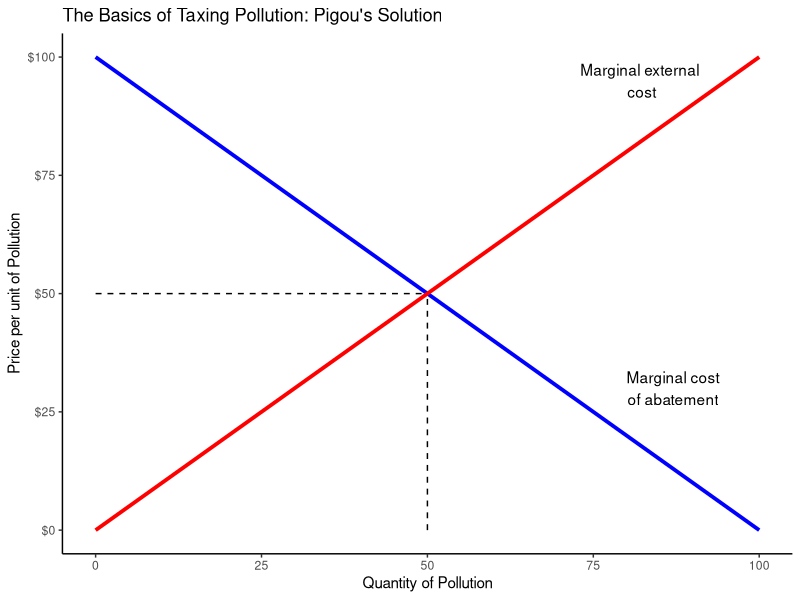
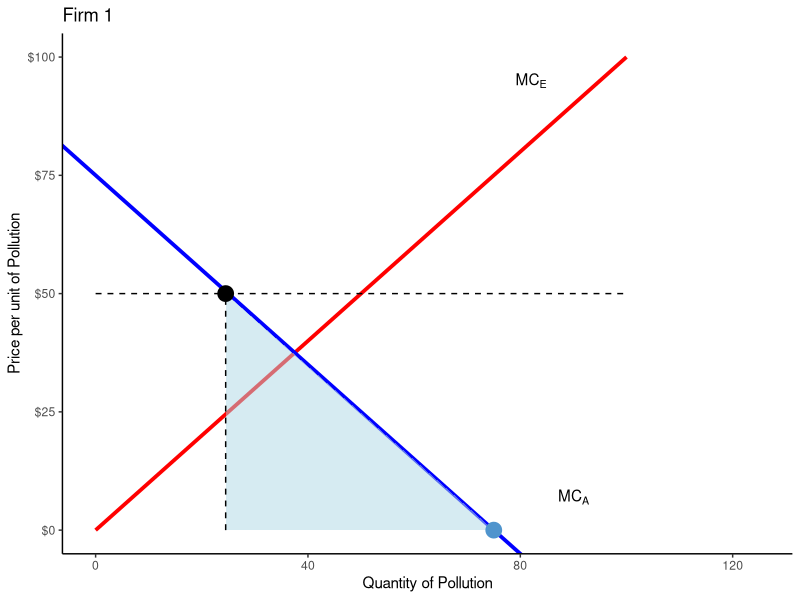
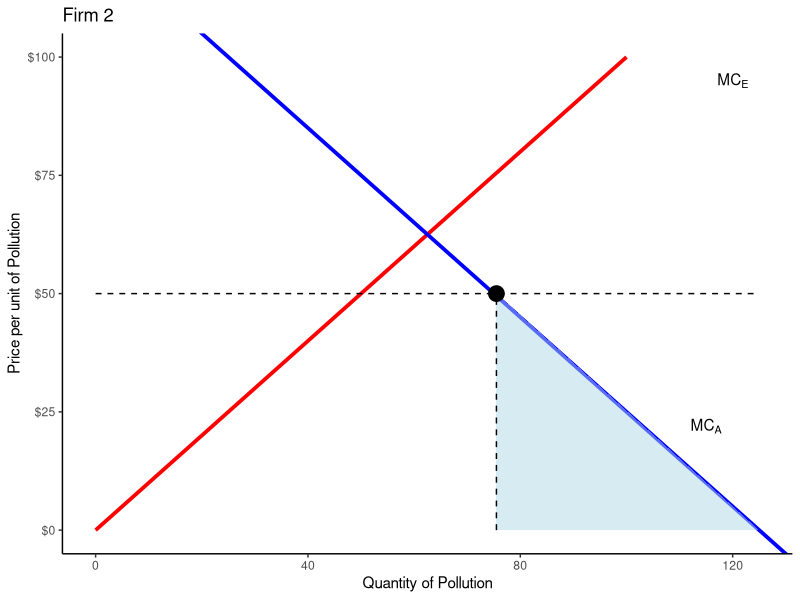
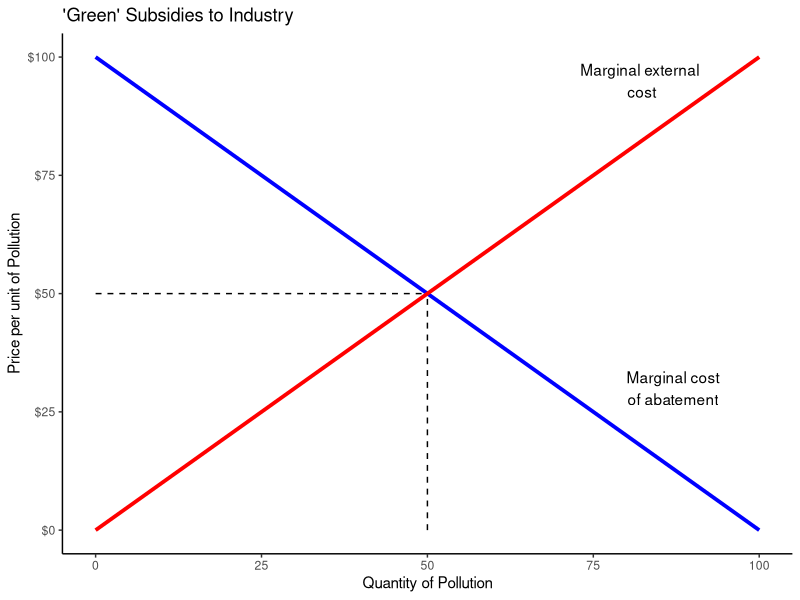
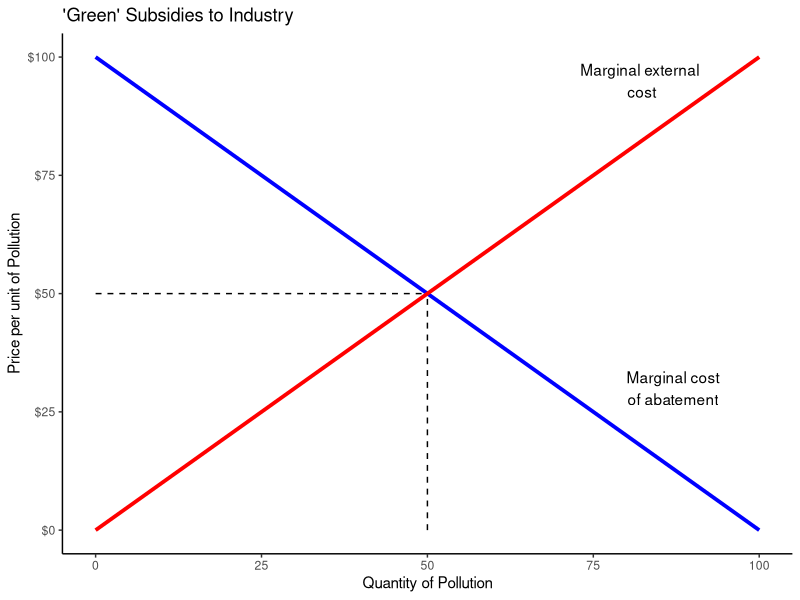

Source code (R) for these figures, in order: (Note: this script raises an error after producing the figures.)
## ---- chunk 1
##xaringan::inf_mr()
## For offline work: https://bookdown.org/yihui/rmarkdown/some-tips.html#working-offline
## Images not appearing? Put images folder inside the libs folder as that is the main data directory

library(tidyverse)
library(readxl)
##library(stargazer)
##library(kableExtra)
##library(modelr)

knitr::opts_chunk$set(echo = FALSE,
                      eval = TRUE,
                      error = FALSE,
                      message = FALSE,
                      warning = FALSE,
                      comment = NA)

library(gganimate)
## ---- chunk 2
## Let's build supply and demand curves that move with regulations increasing MC
## Have to install transformr for lines moving
library(gganimate)

d1 <- tibble(
  Quantity = 1:100,
  Supply1 = 12 + .5*Quantity,
  Supply2 = 42 + .5*Quantity,
  Demand = 100 - 1*Quantity
) |>
  pivot_longer(cols = Supply1:Supply2, names_to = "Scenario", values_to = "Value")

d1 |>
  ggplot(aes(x = Quantity)) +
  geom_line(aes(y = Demand), color = "red", size = 1.2) +
  geom_line(aes(y = Value), color = "blue", size = 1.2) +
  theme_classic() +
  coord_cartesian(xlim = c(0, 125)) +
  scale_x_continuous(breaks = seq(0, 100, 20)) +
  scale_y_continuous(breaks = seq(0, 100, 20), limits = c(0, 100)) +
  labs(x = "Quantity Produced", y = "Price per Widget",
       title = "C&C Regulations: Increasing the MCs") +
  annotate("text", x = 115, y = 5, label = "Demand", size = 5, color = "red", hjust = .5) +
  annotate("text", x = 119, y = 80, label = "Marginal\nCost", size = 5, color = "blue", hjust = .5) +
  transition_states(Scenario, wrap=FALSE) +
  shadow_wake(wake_length = .5, colour = "grey")
## ---- chunk 3
tibble(
  Abatement_cost = 0:100,
  Pollution = 0:100
) |>
  ggplot(aes(x = Pollution, y = Abatement_cost)) +
  geom_point(color = "white") +
  theme_classic() +
  scale_y_continuous(breaks = seq(0, 100, 25), labels = str_c("$", seq(0, 100, 25))) +
  labs(x = "Quantity of Pollution", y = "Price per unit of Pollution") +
  annotate("segment", x = 0, xend = 100, y = 100, yend = 0, color = "blue", size = 1.3) +
  annotate("text", x = 87, y = 30, label = "Marginal cost\nof abatement") +
  annotate("segment", x = 0, xend = 100, y = 0, yend = 100, color = "red", size = 1.3) +
  annotate("text", x = 82, y = 95, label = "Marginal external\n cost") +
  annotate("segment", x = 50, xend = 50, y = 0, yend = 50, linetype = "dashed") +
  annotate("segment", x = 0, xend = 50, y = 50, yend = 50, linetype = "dashed") +
  ggtitle("The Basics of Taxing Pollution: Pigou's Solution")
## ---- chunk 4
## Niskanen examples in Fig 2a and 2b
## Green tax approach: $50 tax
p3 <- tibble(
  Abatement_cost = 0:100,
  Pollution = 0:100
) |>
  ggplot(aes(x = Pollution, y = Abatement_cost)) +
  geom_point(color = "white") +
  theme_classic() +
  #coord_cartesian(xlim = c(0, 125)) +
  #scale_x_continuous(breaks = seq(0, 100, 25), limits = c(0,100)) +
  scale_y_continuous(breaks = seq(0, 100, 25), labels = str_c("$", seq(0, 100, 25))) +
  labs(x = "Quantity of Pollution", y = "Price per unit of Pollution") 

p4a <- p3 +
  annotate("segment", x = 0, xend = 100, y = 0, yend = 100, color = "red", size = 1.3) +
  annotate("text", x = 82, y = 95, label = "MC[E]", parse=TRUE) +
  geom_abline(intercept = 75, slope = -1, color = "blue", size = 1.3) +
  annotate("text", x = 90, y = 7, label = "MC[A]", parse=TRUE) +
  ggtitle("Firm 1") +
  coord_cartesian(xlim = c(0, 125))

p4a +
  annotate("polygon", x = c(24.5, 75, 24.5), y = c(0, 0, 50), fill = "lightblue", alpha = .5) +
  annotate("point", x = 75, y = 0, size = 5, color = "steelblue3") +
  annotate("segment", x = 0, xend = 100, y = 50, yend = 50, linetype = "dashed") +
  annotate("point", x = 24.5, y = 50, size = 5) +
  annotate("segment", x = 24.5, xend = 24.5, y = 0, yend = 50, linetype = "dashed")
## ---- chunk 5
p4b <- p3 +
  annotate("segment", x = 0, xend = 100, y = 0, yend = 100, color = "red", size = 1.3) +
  annotate("text", x = 120, y = 95, label = "MC[E]", parse=TRUE) +
  geom_abline(intercept = 125, slope = -1, color = "blue", size = 1.3) +
  annotate("text", x = 115, y = 22, label = "MC[A]", parse=TRUE) +
  ggtitle("Firm 2") +
  coord_cartesian(xlim = c(0, 125))

p4b +
  annotate("polygon", x = c(75.5, 125, 75.5), y = c(0, 0, 50), fill = "lightblue", alpha = .5) +
  annotate("point", x = 75.5, y = 50, size = 5) +
  annotate("segment", x = 0, xend = 125, y = 50, yend = 50, linetype = "dashed") +
  annotate("segment", x = 75.5, xend = 75.5, y = 0, yend = 50, linetype = "dashed")
## ---- chunk 6
## ANIMATED: Falling Abatement Costs
d2 <- tibble(
  Quantity = 1:100,
  Abatement_cost1 = 100 + -1*Quantity,
  Abatement_cost2 = 80 + -1*Quantity,
  External_cost = 0 + 1*Quantity
) |>
  pivot_longer(cols = Abatement_cost1:Abatement_cost2, names_to = "Scenario", values_to = "Value") |>
  mutate(
    Emitted = if_else(Scenario == "Abatement_cost1", 50, 29),
    Taxed = 50
  )

d2 |>
  ggplot(aes(x = Quantity)) +
  geom_line(aes(y = External_cost), color = "red", size = 1.2) +
  geom_line(aes(y = Value), color = "blue", size = 1.2) +
  theme_classic() +
  #coord_cartesian(xlim = c(0, 125)) +
  scale_x_continuous(limits = c(0, 100)) +
  scale_y_continuous(breaks = seq(0, 100, 25), labels = str_c("$", seq(0, 100, 25)), limits = c(0, 100)) +
  labs(x = "Quantity of Pollution", y = "Price per unit of Pollution",
       title = "Lowering your abatements costs...") +
  annotate("segment", x = 0, xend = 100, y = 50, yend = 50, linetype = "dashed") +
  annotate("text", x = 87, y = 30, label = "Marginal cost\nof abatement") +
  annotate("text", x = 82, y = 95, label = "Marginal external\n cost") +
  transition_states(Scenario, wrap=FALSE) +
  #shadow_wake(wake_length = .25, colour = "grey") +
  geom_segment(aes(x = Emitted, xend = Emitted, y = 0, yend = Taxed), linetype = "dashed") +
  geom_point(aes(x = Emitted, y = Taxed), size = 5) +
  geom_point(aes(x = Emitted, y = Emitted), size = 5)
  # annotate("segment", x = 50, xend = 50, y = 0, yend = 50, linetype = "dashed") +
  # annotate("segment", x = 29, xend = 29, y = 0, yend = 50, linetype = "dashed")
## ---- chunk 7
## ANIMATED: Falling MC
d1 <- tibble(
  Quantity = 1:100,
  Supply1 = 42 + .5*Quantity,
  Supply2 = 22 + .5*Quantity,
  Demand = 100 - 1*Quantity
) |>
  pivot_longer(cols = Supply1:Supply2, names_to = "Scenario", values_to = "Value")

d1 |>
  ggplot(aes(x = Quantity)) +
  geom_line(aes(y = Demand), color = "red", size = 1.2) +
  geom_line(aes(y = Value), color = "blue", size = 1.2) +
  theme_classic() +
  coord_cartesian(xlim = c(0, 125)) +
  scale_x_continuous(breaks = seq(0, 100, 20)) +
  scale_y_continuous(breaks = seq(0, 100, 20), limits = c(0, 100)) +
  labs(x = "Quantity Produced", y = "Price per Widget",
       title = "...lowers your marginal costs overall") +
  annotate("text", x = 115, y = 5, label = "Demand", size = 5, color = "red", hjust = .5) +
  annotate("text", x = 119, y = 85, label = "Supply\n(MC)", size = 5, color = "blue", hjust = .5) +
  transition_states(Scenario, wrap=FALSE) #+
  #shadow_wake(wake_length = .5, colour = "grey")
## ---- chunk 8
tibble(
  Abatement_cost = 0:100,
  Pollution = 0:100
) |>
  ggplot(aes(x = Pollution, y = Abatement_cost)) +
  geom_point(color = "white") +
  theme_classic() +
  scale_y_continuous(breaks = seq(0, 100, 25), labels = str_c("$", seq(0, 100, 25))) +
  labs(x = "Quantity of Pollution", y = "Price per unit of Pollution") +
  annotate("segment", x = 0, xend = 100, y = 100, yend = 0, color = "blue", size = 1.3) +
  annotate("text", x = 87, y = 30, label = "Marginal cost\nof abatement") +
  annotate("segment", x = 0, xend = 100, y = 0, yend = 100, color = "red", size = 1.3) +
  annotate("text", x = 82, y = 95, label = "Marginal external\n cost") +
  annotate("segment", x = 50, xend = 50, y = 0, yend = 50, linetype = "dashed") +
  annotate("segment", x = 0, xend = 50, y = 50, yend = 50, linetype = "dashed") +
  ggtitle("'Green' Subsidies to Industry")
## ---- chunk 9
## ANIMATED: Falling Abatement Costs
d3 <- tibble(
  Quantity = 1:100,
  Abatement_cost1 = 100 + -1*Quantity,
  Abatement_cost2 = 70 + -1*Quantity,
  External_cost = 0 + 1*Quantity
) |>
  pivot_longer(cols = Abatement_cost1:Abatement_cost2, names_to = "Scenario", values_to = "Value") |>
  mutate(
    Emitted = if_else(Scenario == "Abatement_cost1", 50, 35)
  )

d3 |>
  ggplot(aes(x = Quantity)) +
  geom_line(aes(y = External_cost), color = "red", size = 1.2) +
  geom_line(aes(y = Value), color = "blue", size = 1.2) +
  theme_classic() +
  scale_x_continuous(limits = c(0, 100)) +
  scale_y_continuous(breaks = seq(0, 100, 25), labels = str_c("$", seq(0, 100, 25)), limits = c(0, 100)) +
  labs(x = "Quantity of Pollution", y = "Price per unit of Pollution",
       title = "Green subsidies directly lower the abatement costs") +
  annotate("text", x = 87, y = 30, label = "Marginal cost\nof abatement") +
  annotate("text", x = 82, y = 95, label = "Marginal external\n cost") +
  transition_states(Scenario, wrap=FALSE) +
  #shadow_wake(wake_length = .05, colour = "grey") +
  geom_segment(aes(x = 0, xend = Emitted, y = Emitted, yend = Emitted), linetype = "dashed") +
  geom_segment(aes(x = Emitted, xend = Emitted, y = 0, yend = Emitted), linetype = "dashed") +
  geom_point(aes(x = Emitted, y = Emitted), size = 5)
## ---- chunk 10
tibble(
  Abatement_cost = 0:100,
  Pollution = 0:100
) |>
  ggplot(aes(x = Pollution, y = Abatement_cost)) +
  geom_point(color = "white") +
  theme_classic() +
  scale_y_continuous(breaks = seq(0, 100, 25), labels = str_c("$", seq(0, 100, 25))) +
  labs(x = "Quantity of Pollution", y = "Price per unit of Pollution") +
  annotate("segment", x = 0, xend = 100, y = 100, yend = 0, color = "blue", size = 1.3) +
  annotate("text", x = 87, y = 30, label = "Marginal cost\nof abatement") +
  annotate("segment", x = 0, xend = 100, y = 0, yend = 100, color = "red", size = 1.3) +
  annotate("text", x = 82, y = 95, label = "Marginal external\n cost") +
  annotate("segment", x = 50, xend = 50, y = 0, yend = 50, linetype = "dashed") +
  annotate("segment", x = 0, xend = 50, y = 50, yend = 50, linetype = "dashed") +
  ggtitle("'Green' Subsidies to Industry")
## ---- chunk 11
## Dirty Firm: Animate decreasing demand line
library(gganimate)

d10a <- tibble(
  Quantity = 1:100,
  Demand1 = 100 - 1*Quantity,
  Demand2 = 80 - 1*Quantity,
  Supply = 0 + 1*Quantity
) |>
  pivot_longer(cols = Demand1:Demand2, names_to = "Scenario", values_to = "Value")

d10a |>
  ggplot(aes(x = Quantity)) +
  annotate("segment", x = 0, xend = 100, y = 100, yend = 0, color = "darkgrey", size = 1.25) +
  geom_line(aes(y = Value), color = "red", size = 1.2) +
  geom_line(aes(y = Supply), color = "blue", size = 1.2) +
  theme_classic() +
  coord_cartesian(xlim = c(0, 125)) +
  scale_x_continuous(breaks = seq(0, 100, 20)) +
  scale_y_continuous(breaks = seq(0, 100, 20), limits = c(0, 100)) +
  labs(x = "Quantity Produced", y = "Price per Widget",
       title = "Leaving a Dirty Firm Behind") +
  annotate("text", x = 115, y = 5, label = "Demand", size = 5, color = "red", hjust = .5) +
  annotate("text", x = 119, y = 85, label = "Supply\n(MC)", size = 5, color = "blue", hjust = .5) +
  transition_states(Scenario, wrap=FALSE)
## ---- chunk 12
## Cleaner Firm: Animate increasing demand line
d10b <- tibble(
  Quantity = 1:100,
  Demand1 = 100 - 1*Quantity,
  Demand2 = 120 - 1*Quantity,
  Supply = 0 + 1*Quantity
) |>
  pivot_longer(cols = Demand1:Demand2, names_to = "Scenario", values_to = "Value")

d10b |>
  ggplot(aes(x = Quantity)) +
  annotate("segment", x = 0, xend = 100, y = 100, yend = 0, color = "darkgrey", size = 1.25) +
  geom_line(aes(y = Value), color = "red", size = 1.2) +
  geom_line(aes(y = Supply), color = "blue", size = 1.2) +
  theme_classic() +
  coord_cartesian(xlim = c(0, 125)) +
  scale_x_continuous(breaks = seq(0, 100, 20)) +
  scale_y_continuous(breaks = seq(0, 100, 20), limits = c(0, 100)) +
  labs(x = "Quantity Produced", y = "Price per Widget",
       title = "Boosting a Clean Firm") +
  annotate("text", x = 115, y = 5, label = "Demand", size = 5, color = "red", hjust = .5) +
  annotate("text", x = 119, y = 85, label = "Supply\n(MC)", size = 5, color = "blue", hjust = .5) +
  transition_states(Scenario, wrap=FALSE)
## ---- chunk 13
knitr::include_graphics('libs/Images/12-1-consumers_v2.png')
## ---- chunk 14
knitr::include_graphics('libs/Images/12-1-manufacturing_v2.png')
## ---- chunk 15
knitr::include_graphics('libs/Images/12-1-Borenstein2016-FigA.png')
## ---- chunk 16
knitr::include_graphics('libs/Images/12-1-Borenstein2016-FigC.png')
## ---- chunk 17
## Non-refundable $1,000 Credit
nonref <- tibble(
  Policy = "Non-refundable",
  Taxes = seq(0, 2000, 100),
  Subsidy = 1000
  ) |>
  mutate(
    Net = if_else(Taxes - Subsidy < 0, Taxes, Subsidy)
  )

nonref |>
  ggplot(aes(x = Taxes, y = Net)) +
  geom_line(color = "red", size = 1.2) +
  labs(x = "Taxes Owed ($)", y = "Subsidy Received ($)",
       title = "Hypothetical $1k 'Green' Subsidy'") +
  theme_minimal() +
  annotate("text", x = 1800, y = 900, label = "Non-Refundable", color = "red")
## ---- chunk 18
## Non-refundable $1,000 Credit
nonref <- tibble(
  Policy = "Non-refundable",
  Taxes = seq(0, 2000, 100),
  Subsidy = 1000
  ) |>
  mutate(
    Net = if_else(Taxes - Subsidy < 0, Taxes, Subsidy)
  )

nonref |>
  ggplot(aes(x = Taxes, y = Net)) +
  geom_line(color = "red", size = 1.2) +
  labs(x = "Taxes Owed ($)", y = "Subsidy Received ($)",
       title = "Hypothetical $1k 'Green' Subsidy'") +
  theme_minimal() +
  annotate("text", x = 1800, y = 900, label = "Non-Refundable", color = "red")
## ---- chunk 19
library(readxl)
d <- read_excel("libs/Data/TaxPolicyCenter_No_Tax_2021.xlsx") |>
  mutate(
    Row = 1:11, 
    pct_nonpaying = pct_nonpaying/100,
    pct_joint = pct_joint/100,
    pct_wchildren = pct_wchildren/100
  )

d |>
  ggplot(aes(x = reorder(Income, Row), y = pct_nonpaying)) +
  geom_col(fill = "darkblue") +
  geom_hline(yintercept = seq(.25, .75, .25), color = "white") +
  coord_flip() +
  theme_minimal() +
  labs(x = "Income Level", y = "",
       title = "All Tax Units with Zero Income Tax (2021)",
       caption = "Source: Tax Policy Center") +
  scale_y_continuous(labels = scales::percent_format())
## ---- chunk 20
d |>
  pivot_longer(cols = c(pct_nonpaying, pct_wchildren), names_to = "Category", values_to = "Values") |>
  mutate(
    Category = if_else(Category == "pct_wchildren", "With Children", "All Filers")
  ) |>
  ggplot(aes(x = reorder(Income, Row), y = Values, fill = Category)) +
  geom_col(position = "dodge") +
  geom_hline(yintercept = seq(.25, .75, .25), color = "white") +
  coord_flip() +
  theme_minimal() +
  labs(x = "Income Level", y = "",
       title = "All Tax Units with Zero Income Tax (2021)",
       caption = "Source: Tax Policy Center",
       fill = "") +
  scale_y_continuous(labels = scales::percent_format()) +
  scale_fill_manual(values = c("red", "blue"))  +
  guides(fill = guide_legend(reverse = TRUE))
## ---- chunk 21
## Non-refundable $1,000 Credit
ref <- tibble(
  Policy = "Refundable",
  Taxes = seq(0, 2000, 100),
  Subsidy = 1000
  ) |>
  mutate(
    Net = 1000
  )

rbind(nonref, ref) |>
  ggplot(aes(x = Taxes, y = Net, color = Policy, linetype = Policy)) +
  geom_line(size = 1.2) +
  labs(x = "Taxes Owed ($)", y = "Subsidy Received ($)",
       title = "Hypothetical $1k 'Green' Subsidy'") +
  theme_minimal() +
  annotate("text", x = 1800, y = 900, label = "Non-Refundable", color = "red") +
    annotate("text", x = 200, y = 900, label = "Refundable", color = "blue") +
  guides(color = "none", linetype = "none") +
  scale_color_manual(values = c("red", "blue"))
